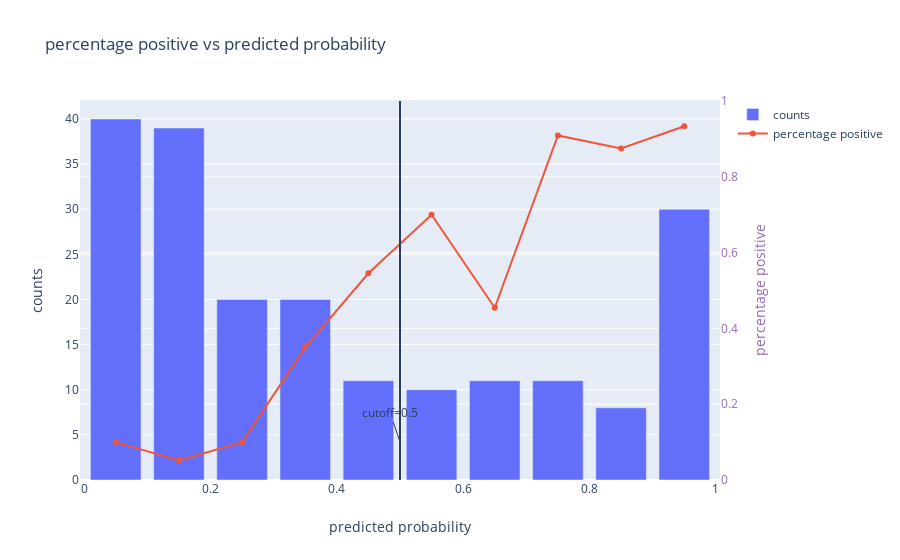

The notebook cell this image was saved under:
### Code cell
explainer.plot_precision()

### Figure 1 — Plotly figure (JSON) as saved in the notebook; plotly's stock layout.template omitted (floating-point values rounded to 4 significant figures)
{"data": [{"name": "counts", "type": "bar", "x": [0.05, 0.15, 0.25, 0.35, 0.45, 0.55, 0.65, 0.75, 0.85, 0.95], "y": [40, 39, 20, 20, 11, 10, 11, 11, 8, 30]}, {"name": "percentage positive", "type": "scatter", "x": [0.05, 0.15, 0.25, 0.35, 0.45, 0.55, 0.65, 0.75, 0.85, 0.95], "y": [0.1, 0.05128, 0.1, 0.35, 0.5455, 0.7, 0.4545, 0.9091, 0.875, 0.9333], "yaxis": "y2"}], "layout": {"annotations": [{"text": "cutoff=0.5", "x": 0.5, "y": 0.1, "yref": "y2"}], "shapes": [{"type": "line", "x0": 0.5, "x1": 0.5, "xref": "x", "y0": 0, "y1": 1, "yref": "y2"}], "title": {"text": "percentage positive vs predicted probability"}, "xaxis": {"title": {"text": "predicted probability"}}, "yaxis": {"title": {"text": "counts"}}, "yaxis2": {"overlaying": "y", "rangemode": "tozero", "side": "right", "tickfont": {"color": "rgb(148, 103, 189)"}, "title": {"font": {"color": "rgb(148, 103, 189)"}, "text": "percentage positive"}}}}
